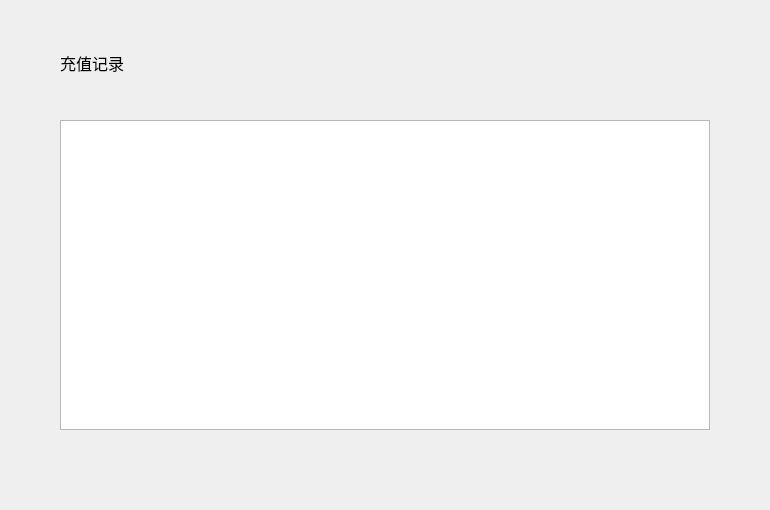
<?xml version="1.0" encoding="UTF-8"?>
<ui version="4.0">
 <class>DepositRecrdWideget</class>
 <widget class="QWidget" name="DepositRecrdWideget">
  <property name="geometry">
   <rect>
    <x>0</x>
    <y>0</y>
    <width>770</width>
    <height>510</height>
   </rect>
  </property>
  <property name="windowTitle">
   <string>Form</string>
  </property>
  <widget class="QTableWidget" name="depositRecordTableWidget">
   <property name="geometry">
    <rect>
     <x>60</x>
     <y>120</y>
     <width>650</width>
     <height>310</height>
    </rect>
   </property>
   <attribute name="horizontalHeaderVisible">
    <bool>false</bool>
   </attribute>
   <attribute name="verticalHeaderVisible">
    <bool>false</bool>
   </attribute>
   <column>
    <property name="text">
     <string>区块高度</string>
    </property>
    <property name="font">
     <font>
      <family>Microsoft YaHei UI Light</family>
     </font>
    </property>
    <property name="textAlignment">
     <set>AlignCenter</set>
    </property>
   </column>
   <column>
    <property name="text">
     <string>数量</string>
    </property>
    <property name="font">
     <font>
      <family>Microsoft YaHei UI Light</family>
     </font>
    </property>
    <property name="textAlignment">
     <set>AlignCenter</set>
    </property>
   </column>
   <column>
    <property name="text">
     <string>交易ID</string>
    </property>
    <property name="font">
     <font>
      <family>Microsoft YaHei UI Light</family>
     </font>
    </property>
    <property name="textAlignment">
     <set>AlignCenter</set>
    </property>
   </column>
   <column>
    <property name="text">
     <string>跨链交易ID</string>
    </property>
    <property name="font">
     <font>
      <family>Microsoft YaHei UI Light</family>
     </font>
    </property>
    <property name="textAlignment">
     <set>AlignCenter</set>
    </property>
   </column>
   <column>
    <property name="text">
     <string>交易状态</string>
    </property>
    <property name="font">
     <font>
      <family>Microsoft YaHei UI Light</family>
     </font>
    </property>
    <property name="textAlignment">
     <set>AlignCenter</set>
    </property>
   </column>
  </widget>
  <widget class="QLabel" name="title_label">
   <property name="geometry">
    <rect>
     <x>60</x>
     <y>50</y>
     <width>200</width>
     <height>26</height>
    </rect>
   </property>
   <property name="font">
    <font>
     <family>Microsoft YaHei UI Light</family>
     <pointsize>12</pointsize>
    </font>
   </property>
   <property name="text">
    <string>充值记录</string>
   </property>
  </widget>
  <widget class="QStackedWidget" name="stackedWidget">
   <property name="geometry">
    <rect>
     <x>0</x>
     <y>470</y>
     <width>770</width>
     <height>41</height>
    </rect>
   </property>
  </widget>
 </widget>
 <resources/>
 <connections/>
</ui>
